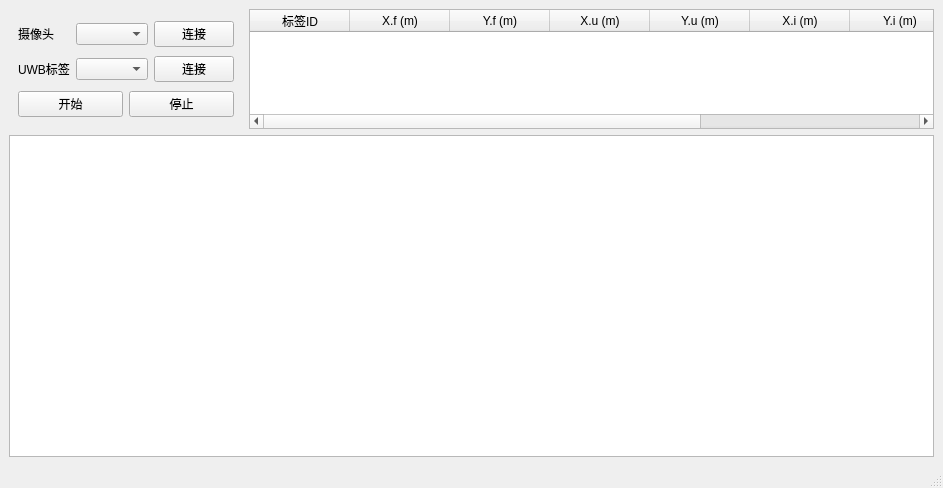
<?xml version="1.0" encoding="UTF-8"?>
<ui version="4.0">
 <class>MainWindow</class>
 <widget class="QMainWindow" name="MainWindow">
  <property name="geometry">
   <rect>
    <x>0</x>
    <y>0</y>
    <width>943</width>
    <height>488</height>
   </rect>
  </property>
  <property name="windowTitle">
   <string>MainWindow</string>
  </property>
  <widget class="QWidget" name="centralwidget">
   <layout class="QGridLayout" name="gridLayout">
    <item row="0" column="0">
     <layout class="QVBoxLayout" name="verticalLayout">
      <item>
       <widget class="QWidget" name="widget" native="true">
        <property name="maximumSize">
         <size>
          <width>300</width>
          <height>120</height>
         </size>
        </property>
        <layout class="QVBoxLayout" name="verticalLayout_3">
         <item>
          <layout class="QHBoxLayout" name="horizontalLayout">
           <item>
            <widget class="QLabel" name="label_3">
             <property name="text">
              <string>摄像头</string>
             </property>
            </widget>
           </item>
           <item>
            <widget class="QComboBox" name="comboBox"/>
           </item>
           <item>
            <widget class="QPushButton" name="pushButton">
             <property name="text">
              <string>连接</string>
             </property>
            </widget>
           </item>
          </layout>
         </item>
         <item>
          <layout class="QHBoxLayout" name="horizontalLayout_2">
           <item>
            <widget class="QLabel" name="label_4">
             <property name="text">
              <string>UWB标签</string>
             </property>
            </widget>
           </item>
           <item>
            <widget class="QComboBox" name="comboBox_2"/>
           </item>
           <item>
            <widget class="QPushButton" name="pushButton_3">
             <property name="text">
              <string>连接</string>
             </property>
            </widget>
           </item>
          </layout>
         </item>
         <item>
          <layout class="QHBoxLayout" name="horizontalLayout_3">
           <item>
            <widget class="QPushButton" name="pushButton_2">
             <property name="text">
              <string>开始</string>
             </property>
            </widget>
           </item>
           <item>
            <widget class="QPushButton" name="pushButton_4">
             <property name="text">
              <string>停止</string>
             </property>
            </widget>
           </item>
          </layout>
         </item>
        </layout>
       </widget>
      </item>
     </layout>
    </item>
    <item row="0" column="1">
     <widget class="QTableWidget" name="tableWidget">
      <property name="maximumSize">
       <size>
        <width>800</width>
        <height>120</height>
       </size>
      </property>
      <column>
       <property name="text">
        <string>标签ID</string>
       </property>
      </column>
      <column>
       <property name="text">
        <string>X.f (m)</string>
       </property>
      </column>
      <column>
       <property name="text">
        <string>Y.f (m)</string>
       </property>
      </column>
      <column>
       <property name="text">
        <string>X.u (m)</string>
       </property>
      </column>
      <column>
       <property name="text">
        <string>Y.u (m)</string>
       </property>
      </column>
      <column>
       <property name="text">
        <string>X.i (m)</string>
       </property>
      </column>
      <column>
       <property name="text">
        <string>Y.i (m)</string>
       </property>
      </column>
      <column>
       <property name="text">
        <string>θ.i (°)</string>
       </property>
      </column>
      <column>
       <property name="text">
        <string>路标ID</string>
       </property>
      </column>
     </widget>
    </item>
    <item row="1" column="0" colspan="2">
     <widget class="QGraphicsView" name="graphicsView">
      <property name="enabled">
       <bool>true</bool>
      </property>
     </widget>
    </item>
   </layout>
  </widget>
  <widget class="QMenuBar" name="menubar">
   <property name="geometry">
    <rect>
     <x>0</x>
     <y>0</y>
     <width>943</width>
     <height>22</height>
    </rect>
   </property>
  </widget>
  <widget class="QStatusBar" name="statusbar"/>
 </widget>
 <resources/>
 <connections/>
</ui>
